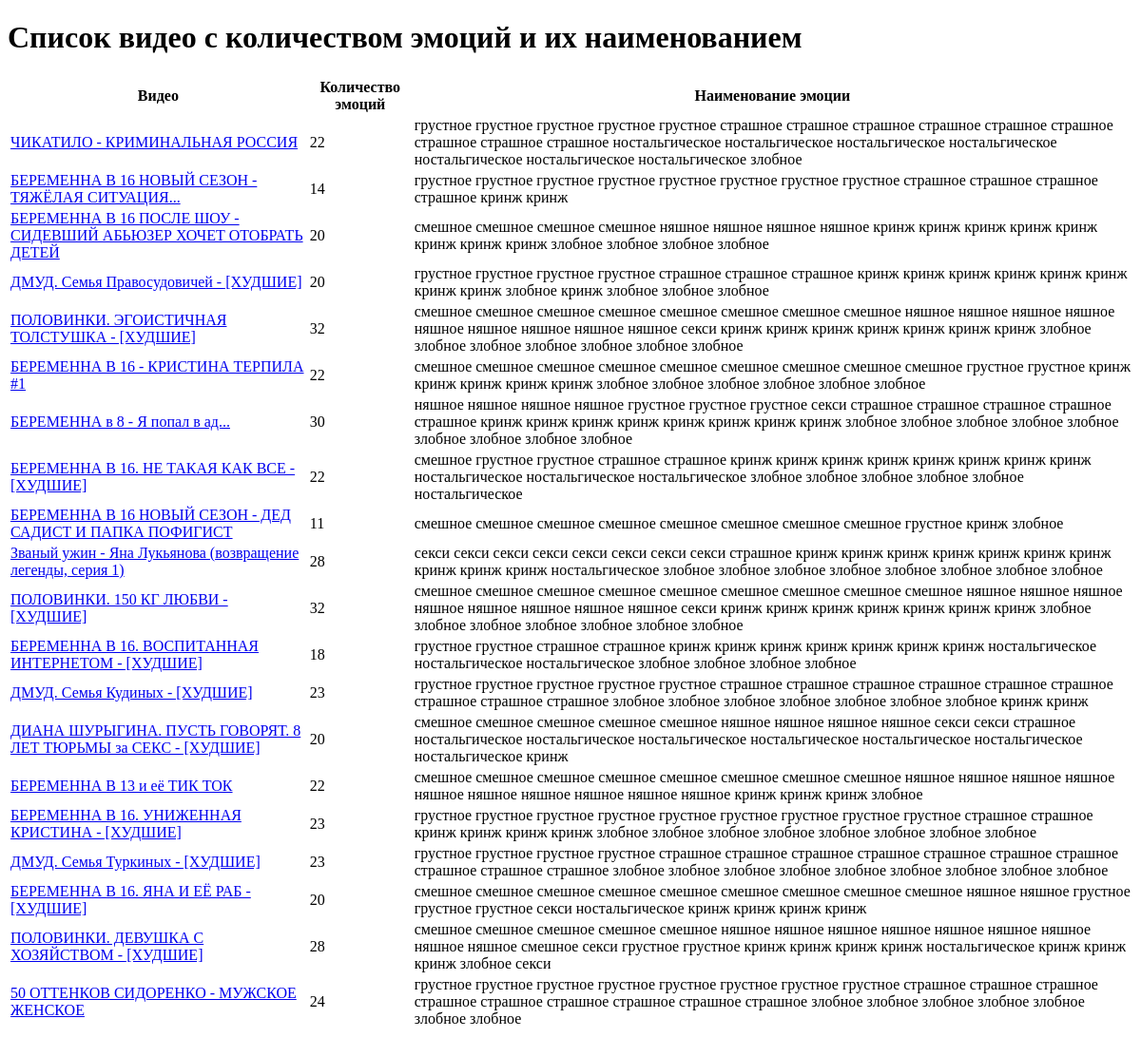
/video_list/ (signed in), run on an earlier commit of the app's database.
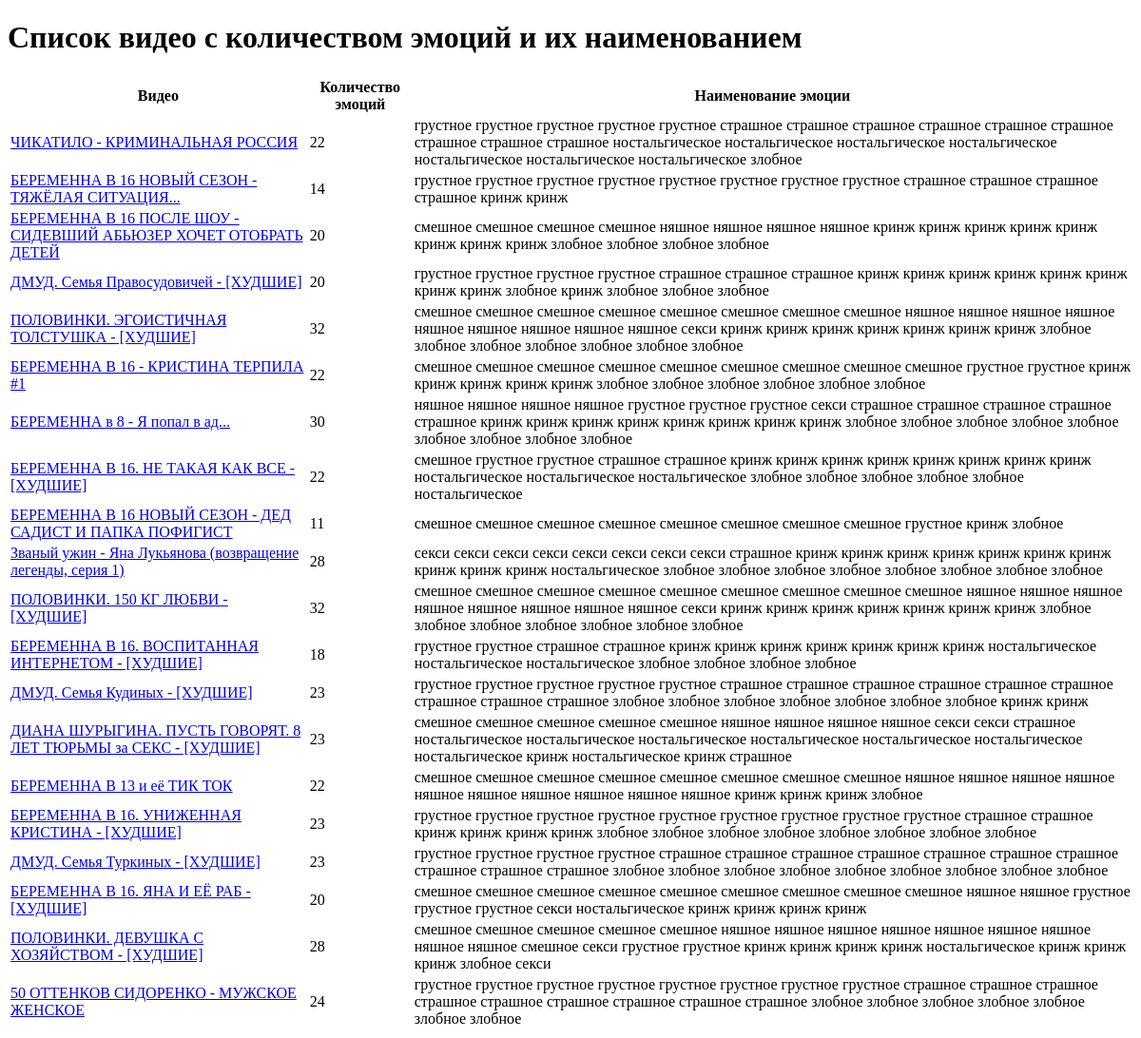
And on a later commit of the database.
### core/models.py (models this page shows, shortened)
class Content(models.Model):
    title = models.CharField(max_length=255)  # заголовок видео
    youtube_id = models.CharField(max_length=255, blank=True)  # ID видео на Youtube
    emotions = models.ManyToManyField('Emotion', through='ContentEmotion')  # связь многие ко многим
    emotion_funny = models.IntegerField(default=0)
    emotion_cute = models.IntegerField(default=0)
    emotion_sad = models.IntegerField(default=0)
    emotion_sexy = models.IntegerField(default=0)
    emotion_scary = models.IntegerField(default=0)
    emotion_awkward = models.IntegerField(default=0)
    emotion_nostalgic = models.IntegerField(default=0)
    emotion_angry = models.IntegerField(default=0)

class ContentEmotion(models.Model):
    video = models.ForeignKey(Content, on_delete=models.CASCADE)  # связь многие ко многим
    emotion = models.ForeignKey(Emotion, on_delete=models.CASCADE)  # связь многие ко многим
    creation_date = models.DateTimeField(auto_now_add=True)  # дата создания
    user = models.ForeignKey(User, on_delete=models.CASCADE)  # связь с пользователем

class Emotion(models.Model):
    codename = models.CharField(max_length=30, unique=True)  # Name in english to use in code - funny
    name = models.CharField(max_length=50, default="null")  # Name to use for UI - смешное
    emoji = models.CharField(max_length=50, blank=True)  # Emoji in text format - 🤣

### core/views.py (the view)
# urls.py: path('video_list/', views.video_list, name='video_list'),
@login_required
def video_list(request):
    videos = Content.objects.all()
    video_emotions = ContentEmotion.objects.filter(video__in=videos)
    videos = videos.annotate(emotion_count=Count('contentemotion'))
    return render(request, 'core/video_list.html', {'videos': videos, 'video_emotions': video_emotions})

### templates/core/video_list.html (shortened to what this page needs)
<!DOCTYPE html>
<html>
<head>
</head>
<body>
    <h1>Список видео с количеством эмоций и их наименованием</h1>
    <table>
        <thead>
            <tr>
                <th>Видео</th>
                <th>Количество эмоций</th>
                <th>Наименование эмоции</th>
            </tr>
        </thead>
        <tbody>
            {% for video in videos %}
            <tr>
                <td><a href="{% url 'video_details' video.id %}">{{ video.title }}</a></td>
                <td>{{ video.emotion_count }}</td>
                <td>
                    {% for emotion in video.contentemotion_set.all %}
                        {{ emotion.emotion.name }}
                    {% endfor %}
                </td>
            </tr>
            {% endfor %}
        </tbody>
    </table>
</body>
</html>

What changed in the data, as far as the page shows it:
changed Content "ДИАНА ШУРЫГИНА. ПУСТЬ ГОВОРЯТ. 8 ЛЕТ ТЮРЬМЫ за СЕКС - [ХУДШИЕ]": emotion_count "20" → "23"
added ContentEmotion: emotion.name "ностальгическое", shown under Content "ДИАНА ШУРЫГИНА. ПУСТЬ ГОВОРЯТ. 8 ЛЕТ ТЮРЬМЫ за СЕКС - [ХУДШИЕ]"
added ContentEmotion: emotion.name "кринж", shown under Content "ДИАНА ШУРЫГИНА. ПУСТЬ ГОВОРЯТ. 8 ЛЕТ ТЮРЬМЫ за СЕКС - [ХУДШИЕ]"
added ContentEmotion: emotion.name "страшное", shown under Content "ДИАНА ШУРЫГИНА. ПУСТЬ ГОВОРЯТ. 8 ЛЕТ ТЮРЬМЫ за СЕКС - [ХУДШИЕ]"
